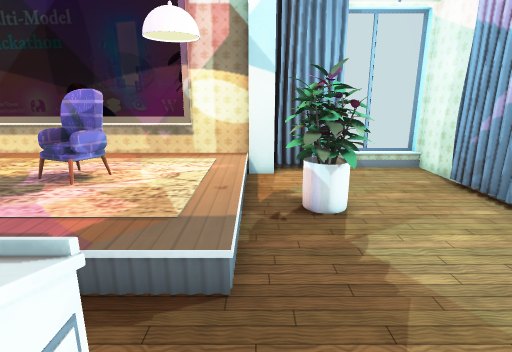
View 1 (above)

18 first-person views from a walk through a level from a Godot 3-D game. The camera is 1.3 m above the floor, tilts 14° down and sees 80° across. The floor is counted in squares, 0.5 m on a side. Each view is taken from the middle of a square. On the plan, view 1 faces up. The plan holds only what a view shows up to about 20 squares ahead; the rest is blank. Some surface patterns are stand-ins.

View 2
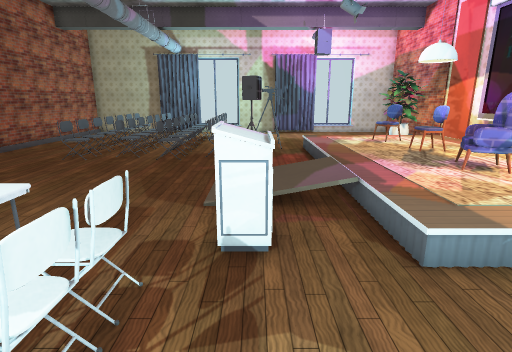

View 3
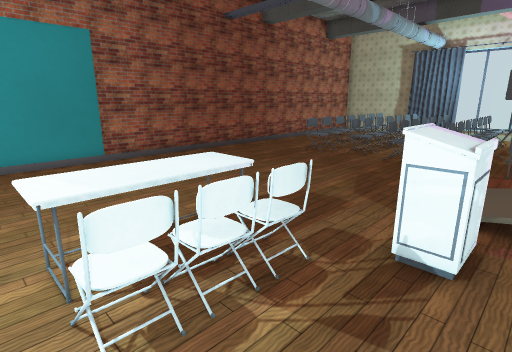

View 4
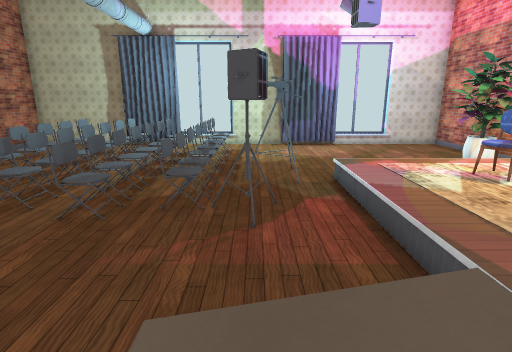

View 5
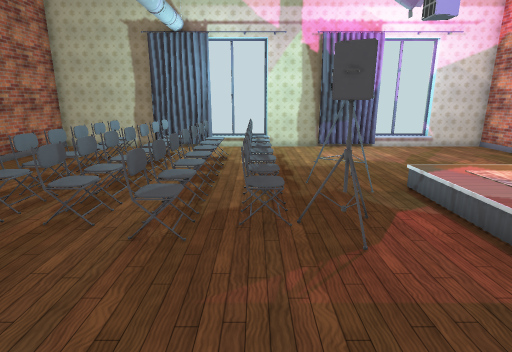

View 6
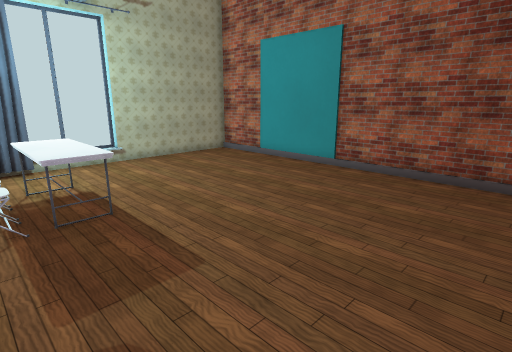

View 7
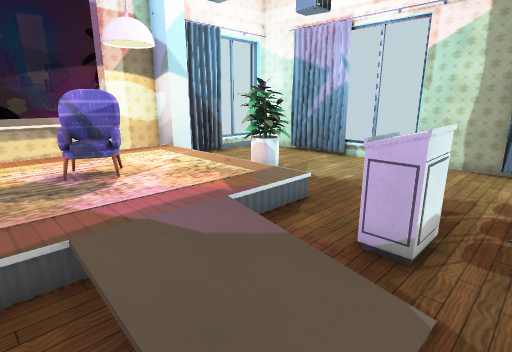

View 8
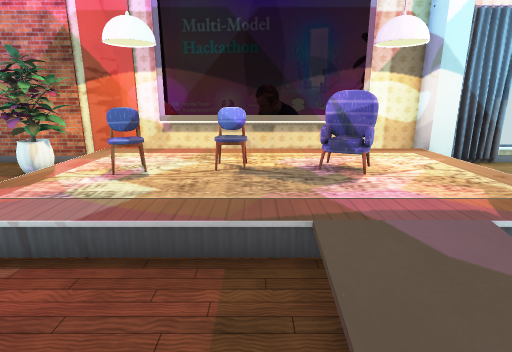

View 9
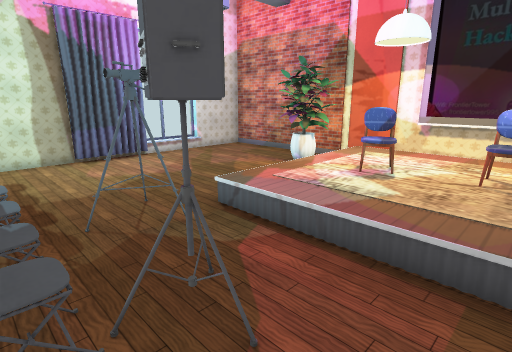

View 10
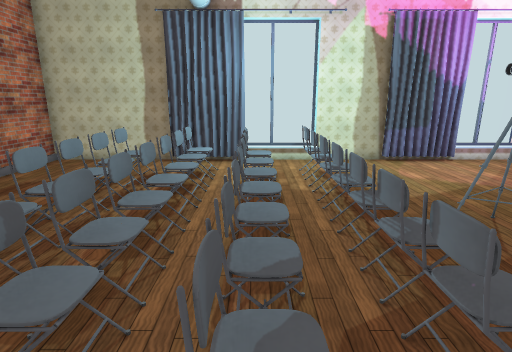

View 11
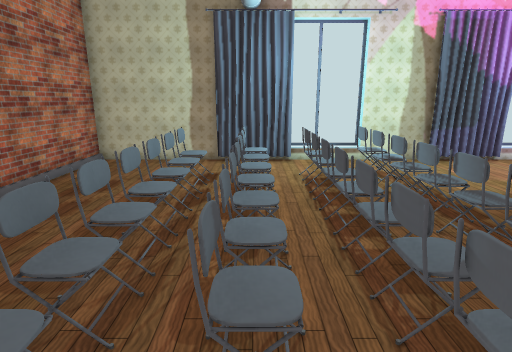

View 12
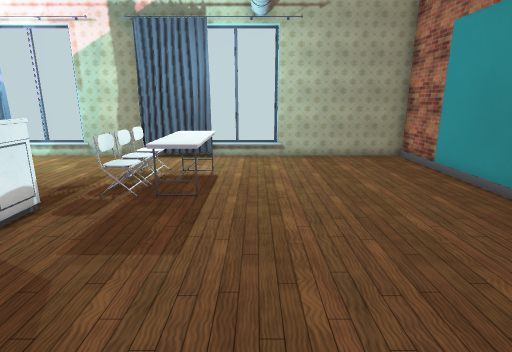

View 13
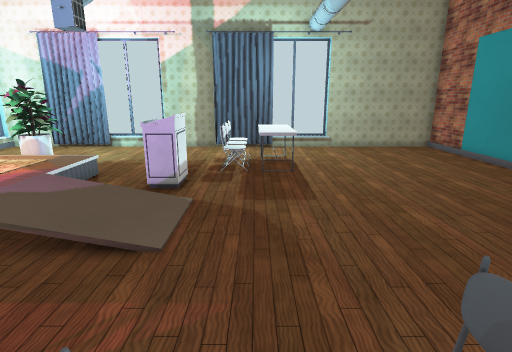

View 14
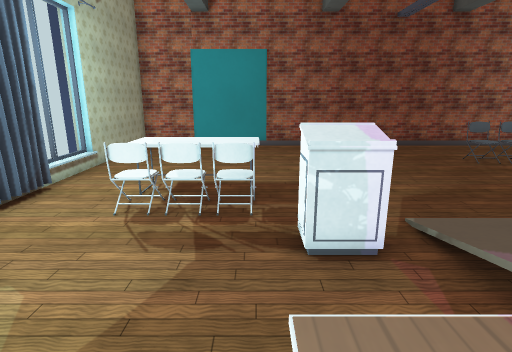

View 15
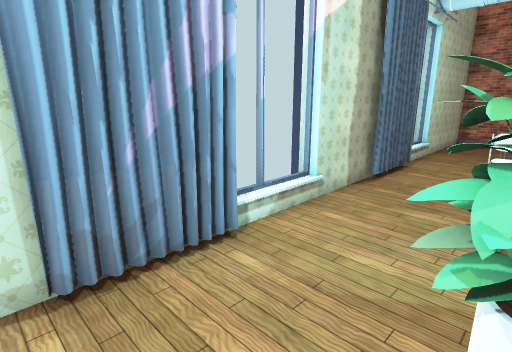

View 16
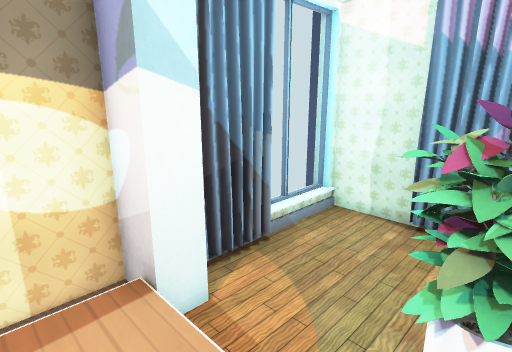

View 17
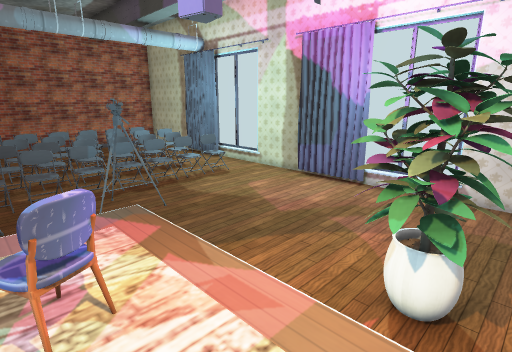

View 18
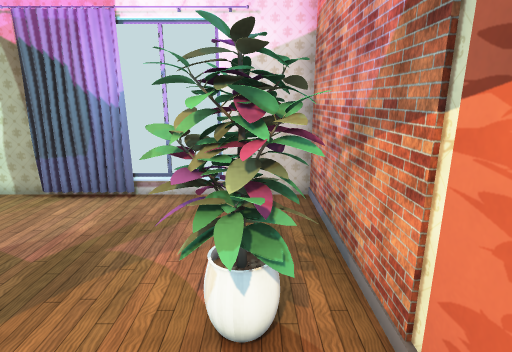

### Floor plan
Key: @ floor where view 1 was taken; # wall or solid block; x gap in a wall; . main floor; : floor 0.25 m higher than the main floor; + floor 0.75 m higher than the main floor; / step, stairs or slope; ^ raised ledge; C curtain; L column; A armchair; H chair; T table; O other object.
Columns run from 22 left of view 1 to 7 right of it. Each row starts with its distance up from view 1.
 13                          #
 12  ######################C#####
 11  #.....##/////////////LL....#
 10 # ....###/::::::::::::......##
  9 #.....###/::::::::::::......##
  8 #......../::::/H:AA:::.###...
  7 #......../:H+:/:::A:::.^##...
  6 #......../::::::::::::.##....
  5  ......../::::::::::::.......#
  4  ......../::::::::::::.......#
  3 #.............../::......... #
  2 ##......OO....../::......... #
  1  #......OO..O.../::.OO...... #
  0  #..........O.......OO@.....##
 -1  #.HHHHHxHHHH..........HHO...
 -2  #....................TTTT...
 -3  #.HOHHOHHHOOH........TTTT...
 -4  #.....................   ...#
 -5  #.HHHHHHOHHH................#
 -6  #.......................... #
 -7  #..OO.OOO.OO............... #
 -8  #..HHxHHH.HH...............#
 -9  #..........................#
-10  #..........................#
-11  #..........................#
-12  ############################

Where each view was taken, in squares from view 1:
view 1: 0 up, 0 right, facing up
view 2: 1 up, 4 right, facing left
view 3: 2 up, 4 right, facing down-left
view 4: 1 up, 3 left, facing left
view 5: 1 down, 4 left, facing left
view 6: 1 down, 7 left, facing down-right
view 7: 1 down, 7 left, facing up-right
view 8: 1 down, 7 left, facing up
view 9: 1 down, 7 left, facing up-left
view 10: 3 down, 8 left, facing left
view 11: 5 down, 8 left, facing left
view 12: 5 down, 8 left, facing right
view 13: 2 down, 11 left, facing right
view 14: 6 up, 0 right, facing down
view 15: 10 up, 2 right, facing down-right
view 16: 7 up, 2 left, facing up-right
view 17: 11 up, 10 left, facing down-left
view 18: 10 up, 11 left, facing left
